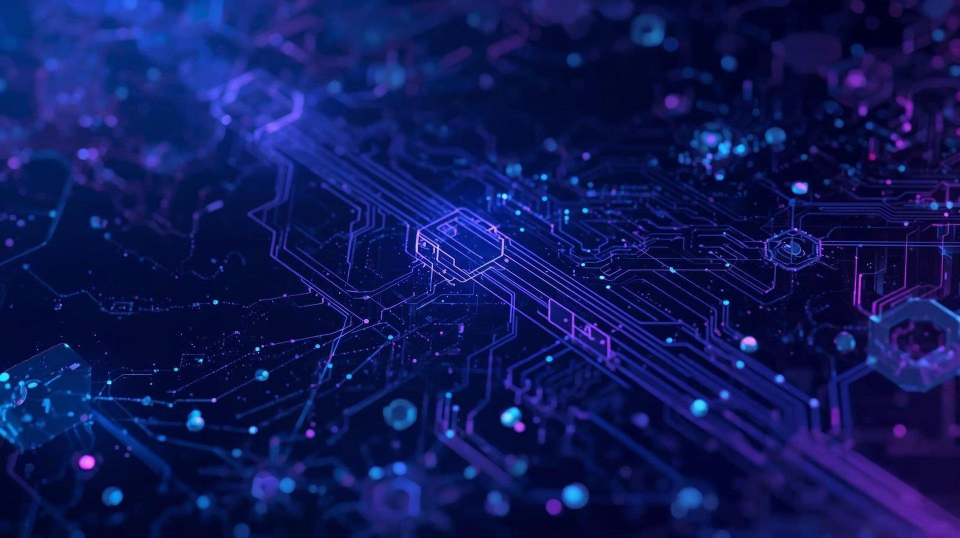
#> input picture frontend/assets/img/content-bg-circuit.jpg, 1920 x 1075 px (shown at 1/2 size); its folder holds only this picture in this run
$ python -i filters.py   (imports and definitions only)   (older library calls are emulated)
#> lines starting #> are read from the running program, lines starting #| are printed output that depends on the picture
#> further down, picture is the input picture: PIL image 1920x1075 RGB; mean R, G, B 14.8, 24.1, 89.8
### core/enhancer.py
# core/enhancer.py
#
# PHASE 2/3 -- Manual/professional adjustment engine.
#
# This is the real per-pixel processing behind the Image Editor's manual
# controls. Kept separate from ui/bridge.py (which should stay a thin
# JS<->Python relay) per the project's module responsibilities.
#
# IMPORTANT SCOPE NOTE: everything in here is classic, deterministic
# image processing (numpy/Pillow/OpenCV math) -- no trained models, no
# "AI" in the marketing sense. Features that genuinely need a trained
# model (face detection, deblur, super-resolution, scene classification)
# are NOT implemented here on purpose -- they belong to Phase 5/6 (Analyzer
# / Smart Pipeline) and Phase 9/10 (Real-ESRGAN / GFPGAN), once those
# dependencies are intentionally installed. Labeling a CSS/numpy trick as
# "AI Deblur" here would be misleading, so it's left out rather than faked.
#
# All adjustment values use consistent ranges so the frontend sliders map
# 1:1 onto this dict:
#
#   brightness   0-200   (100 = no change)   multiplicative
#   contrast     0-200   (100 = no change)   multiplicative
#   saturation   0-200   (100 = no change)   multiplicative
#   exposure     -100..100 (0 = no change)   stops-ish
#   highlights   -100..100 (0 = no change)
#   shadows      -100..100 (0 = no change)
#   whites       -100..100 (0 = no change)
#   blacks       -100..100 (0 = no change)
#   temperature  -100..100 (0 = no change)   negative=cooler, positive=warmer
#   tint         -100..100 (0 = no change)   negative=green, positive=magenta
#   vibrance     -100..100 (0 = no change)   selective saturation
#   sharpness    0-100     (0 = no change)
#   clarity      0-100     (0 = no change)   local/mid-tone contrast
#   noise_reduction 0-100  (0 = no change)
#   vignette     0-100     (0 = no change)   PHASE 3 -- radial edge darkening
#   smoke        0-100     (0 = no change)   PHASE 4 -- procedural
#                       atmospheric smoke/haze overlay (layered,
#                       Gaussian-blurred noise, screen-blended --
#                       classic generation, not a trained model). This
#                       is an intentional creative effect, distinct
#                       from Phase 9's "smoke/haze artifact control"
#                       (which suppresses unwanted AI-upscaling
#                       artifacts, not add one).
#
# PHASE 3 (manual controls extension) -- added below, all still classic
# deterministic processing (no trained models), consistent with the
# scope note above:
#
#   highlight_recovery 0-100 (0 = no change) targeted recovery of
#                       near-clipped highlight detail -- distinct from
#                       the "highlights" tone-curve push above, which
#                       nudges the whole upper tonal range. This one
#                       specifically compresses the top of the range
#                       with a soft knee so blown skies/windows regain
#                       texture instead of staying flat white.
#   shadow_recovery  0-100 (0 = no change) same idea for the bottom of
#                       the range -- opens up near-black shadow detail
#                       with a lift curve instead of a flat push.
#   skin_protect     0/1 (0 = off)         when on, vibrance/saturation/
#                       temperature-tint shifts are attenuated over
#                       detected skin-tone pixels so portraits don't
#                       drift orange/plastic-looking when those sliders
#                       are pushed hard for the rest of the scene.
#   sharpen_protect  0/1 (0 = off)         when on, sharpening/clarity
#                       are applied through an edge-aware + skin-aware
#                       mask so flat/noisy areas and skin don't pick up
#                       halos and pore/texture artifacts.
#   local_adjustments  list (default [])   PHASE 3 -- Selective/Local
#                       Adjustments. Each entry is a single radial
#                       ("Lightroom radial filter"-style) region:
#                         {
#                           "cx": 0-1, "cy": 0-1,     # center, fraction of image size
#                           "rx": 0-1, "ry": 0-1,     # radii, fraction of image size
#                           "feather": 0-100,          # edge softness
#                           "invert": bool,            # true = adjust OUTSIDE the ellipse
#                           "adjust": {"exposure": -100..100,
#                                      "saturation": 0..200,
#                                      "sharpness": 0..100}
#                         }
#                       Applied last, as a masked blend on top of the
#                       already fully-processed image -- i.e. a "brush"
#                       for pushing exposure/saturation/sharpness over
#                       just one region (a sky, a face, a product)
#                       without touching the rest of the photo.

import cv2
import numpy as np
from PIL import Image, ImageEnhance, ImageFilter

DEFAULT_ADJUSTMENTS = {
    "brightness": 100,
    "contrast": 100,
    "saturation": 100,
    "exposure": 0,
    "highlights": 0,
    "shadows": 0,
    "whites": 0,
    "blacks": 0,
    "temperature": 0,
    "tint": 0,
    "vibrance": 0,
    "sharpness": 0,
    "clarity": 0,
    "noise_reduction": 0,
    "vignette": 0,
    "smoke": 0,
    "highlight_recovery": 0,
    "shadow_recovery": 0,
    "skin_protect": 0,
    "sharpen_protect": 0,
    "local_adjustments": [],
}


def _get(adj, key):
    return adj.get(key, DEFAULT_ADJUSTMENTS[key])


# ===================== Phase 3 extension: helpers =====================

def _skin_tone_mask(arr):
    """
    Soft 0..1 mask of skin-like pixels, computed in YCbCr space (the
    standard space for this heuristic -- luminance-independent, so it
    works across skin tones and lighting). Rather than a hard in/out
    threshold (which bands visibly once blended back in), each pixel
    gets a continuous score based on how close its (Cb, Cr) pair is to
    the center of the typical skin-tone range, so the protection fades
    smoothly at the edges instead of cutting a hard-edged mask into the
    photo.
    """
    rgb = (np.clip(arr, 0.0, 1.0) * 255.0).astype(np.uint8)
    ycrcb = cv2.cvtColor(rgb, cv2.COLOR_RGB2YCrCb).astype(np.float32)
    cr = ycrcb[..., 1]
    cb = ycrcb[..., 2]

    # Typical skin-tone band in Cb/Cr (well-established heuristic range).
    cb_center, cr_center = 111.0, 154.0
    cb_spread, cr_spread = 18.0, 20.0

    d = ((cb - cb_center) / cb_spread) ** 2 + ((cr - cr_center) / cr_spread) ** 2
    mask = np.clip(1.0 - d / 2.0, 0.0, 1.0) ** 1.5
    return mask[..., None]


# [485 lines left out: functions _edge_energy_mask, _apply_highlight_shadow_recovery, _apply_temperature_tint, _apply_vibrance, _apply_tone_curve, _apply_exposure and 10 more, not called in this run]

### core/filters.py
# core/filters.py
#
# PHASE 4 -- Presets (Smart Filters).
#
# Classic deterministic image processing -- reuses core/enhancer.py's
# adjustment pipeline for all tone/color work (including the "smoke"
# atmospheric-haze slider -- see core/enhancer.py::_apply_smoke),
# plus two small effects enhancer.py doesn't have: monochrome
# conversion and film grain. No
# trained model here -- same module-split rule as core/enhancer.py,
# core/crop.py, core/object_remover.py (ai/ is reserved for
# trained-model features like ai/bg_remover.py).
#
# Two kinds of presets:
#   - BUILTIN_PRESETS: the 9 required presets from the spec (Cinematic,
#     Luxury, Moody, Vintage, Black & White, Portrait, Travel, Night,
#     Film). Fixed -- not editable/deletable -- but can be favorited.
#   - Custom presets: user-created (typically "save the Editor's
#     current sliders as a preset"), stored locally as JSON. No
#     database dependency on purpose -- matches the spec's "stored
#     locally as JSON" line for Phase 4 and keeps this module Qt-free
#     like every other core/ module, so it works standalone before
#     Phase 13's database/ lands. Supports save, rename, duplicate,
#     delete, export (single preset -> a shareable .json file),
#     import, and favorite.
#
# Every preset's adjustment values live inside the same "safe range"
# every manual slider in core/enhancer.py already enforces, so applying
# a preset can never destroy a photo the way an unclamped one-shot
# filter could -- see apply_preset()'s intensity blending below, which
# keeps that guarantee even at partial strength.

import json
import time
import uuid
from pathlib import Path

import cv2
import numpy as np
from PIL import Image

from core.enhancer import DEFAULT_ADJUSTMENTS, apply_adjustments

# Local JSON store for custom presets + favorites (favorites can be
# either a builtin or a custom preset id). Lives next to the other
# local-storage folders (input/output/cache/logs) at the project root
# -- no SQLite dependency, so Phase 4 works standalone before Phase 13.
_STORE_PATH = Path(__file__).resolve().parent.parent / "presets" / "custom_presets.json"

_EMPTY_STORE = {"presets": [], "favorites": []}


# ===================== BUILT-IN PRESETS (Phase 4 required 9) =====================
#
# Each "adjustments" dict only needs to list values that differ from
# core/enhancer.py's DEFAULT_ADJUSTMENTS -- apply_preset() below fills
# in the rest via _scaled_adjustments().
BUILTIN_PRESETS = [
    {
        "id": "cinematic",
        "name": "Cinematic",
        "description": "Controlled contrast, a cool-leaning grade, and a soft vignette.",
        "adjustments": {
            "contrast": 112, "highlights": -12, "shadows": 8,
            "temperature": -6, "tint": 4, "vibrance": 10,
            "clarity": 14, "vignette": 28,
        },
        "grain": 0,
        "monochrome": False,
    },
    {
        "id": "luxury",
        "name": "Luxury",
        "description": "Clean contrast, warm highlights, crisp detail.",
        "adjustments": {
            "contrast": 110, "highlights": 6, "temperature": 8,
            "vibrance": 8, "clarity": 18, "sharpness": 22,
        },
        "grain": 0,
        "monochrome": False,
    },
    {
        "id": "moody",
        "name": "Moody",
        "description": "Darker shadows, pulled-back saturation, a cool tone.",
        "adjustments": {
            "exposure": -6, "shadows": -14, "blacks": 10,
            "saturation": 82, "temperature": -10, "contrast": 108,
            "vignette": 22, "smoke": 16,
        },
        "grain": 0,
        "monochrome": False,
    },
    {
        "id": "vintage",
        "name": "Vintage",
        "description": "Faded colors, a warm tint, and a hint of film grain.",
        "adjustments": {
            "blacks": -14, "contrast": 92, "saturation": 86,
            "temperature": 14, "tint": 6, "vignette": 18,
        },
        "grain": 22,
        "monochrome": False,
    },
    {
        "id": "black_and_white",
        "name": "Black & White",
        "description": "Full monochrome conversion with punchy contrast and optional grain.",
        "adjustments": {
            "contrast": 116, "clarity": 16, "highlights": -6, "shadows": 6,
        },
        "grain": 10,
        "monochrome": True,
    },
    {
        "id": "portrait",
        "name": "Portrait",
        "description": "Skin-friendly correction -- gentle contrast, soft warmth, light sharpening.",
        "adjustments": {
            "contrast": 106, "highlights": -8, "shadows": 6,
            "temperature": 5, "vibrance": 6, "clarity": 8, "sharpness": 14,
        },
        "grain": 0,
        "monochrome": False,
    },
    {
        "id": "travel",
        "name": "Travel",
        "description": "Vibrant colors and extra clarity for landscapes and street shots.",
        "adjustments": {
            "contrast": 110, "saturation": 114, "vibrance": 20,
            "clarity": 22, "sharpness": 18,
        },
        "grain": 0,
        "monochrome": False,
    },
    {
        "id": "night",
        "name": "Night",
        "description": "Noise reduction, exposure lift, and shadow recovery for low light.",
        "adjustments": {
            "exposure": 14, "shadows": 22, "blacks": 8,
            "noise_reduction": 34, "temperature": -4, "clarity": 6,
            "smoke": 10,
        },
        "grain": 0,
        "monochrome": False,
    },
    {
        "id": "film",
        "name": "Film",
        "description": "Cinematic contrast with a classic film treatment and grain.",
        "adjustments": {
            "contrast": 114, "highlights": -10, "shadows": 10,
            "saturation": 92, "temperature": 6, "vignette": 16,
        },
        "grain": 18,
        "monochrome": False,
    },
]

_BUILTIN_BY_ID = {p["id"]: p for p in BUILTIN_PRESETS}


# ===================== EFFECTS NOT IN enhancer.py =====================

# [75 lines left out: functions to_monochrome, add_grain, _scaled_adjustments, apply_preset, not called in this run]


# ===================== PHASE 4: Auto Filter =====================
#
# Suggests the single builtin preset that best matches this specific
# photo, plus an intensity -- same "read the photo, don't guess" spirit
# as core/enhancer.py's auto_white_balance and ui/bridge.py's
# autoEnhanceAnalyze, just scoped to "which of the 9 looks fits" rather
# than per-slider values. Deterministic feature scoring, no trained
# model (consistent with every other core/ module).

def _photo_features(image: Image.Image) -> dict:
    """A small, cheap feature read of the photo used to score presets."""
    rgb = image.convert("RGB") if image.mode != "RGB" else image
    small = rgb.copy()
    small.thumbnail((400, 400), Image.LANCZOS)
    arr = np.asarray(small).astype(np.float32)

    lab = cv2.cvtColor(arr.astype(np.uint8), cv2.COLOR_RGB2LAB).astype(np.float32)
    L, A, B = lab[..., 0], lab[..., 1] - 128.0, lab[..., 2] - 128.0
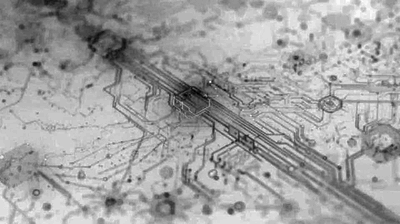
#> B: shape (224, 400) float32; min -83, max -14, mean -39.25; drawn with min black and max white

    mean_l = float(L.mean()) / 255.0          # 0 (dark) .. 1 (bright)
#> mean_l = 0.127
    contrast = float(L.std()) / 255.0          # 0 (flat) .. ~0.3+ (punchy)
#> contrast = 0.0987
    warmth = float(B.mean())                   # negative = cool/blue, positive = warm/yellow
#> warmth = -39.25

    maxc = arr.max(axis=2)
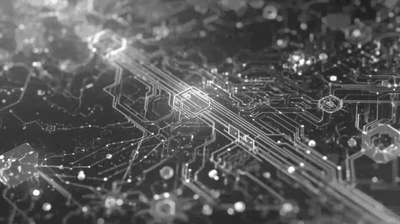
#> maxc: shape (224, 400) float32; min 28, max 255, mean 90
    minc = arr.min(axis=2)
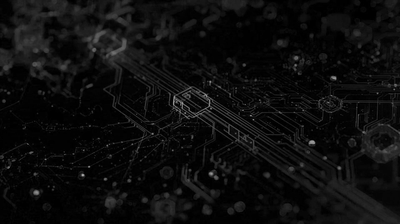
#> minc: shape (224, 400) float32; min 0, max 173, mean 13
    sat = float(((maxc - minc) / (maxc + 1e-6)).mean())  # 0 (gray) .. 1 (vivid)
#> sat = 0.882

    gray = cv2.cvtColor(arr.astype(np.uint8), cv2.COLOR_RGB2GRAY)
    edge_density = float(np.abs(cv2.Laplacian(gray, cv2.CV_32F, ksize=3)).mean()) / 40.0
#> edge_density = 0.902
    edge_density = min(edge_density, 1.0)

    skin_ratio = 0.0
    try:
        from core.enhancer import _skin_tone_mask
        skin_ratio = float((_skin_tone_mask(arr / 255.0)[..., 0] > 0.5).mean())
#> in _skin_tone_mask, `ycrcb = cv2.cvtColor(rgb, cv2.COLOR_RGB2YCrCb).astype(np.float32)`:
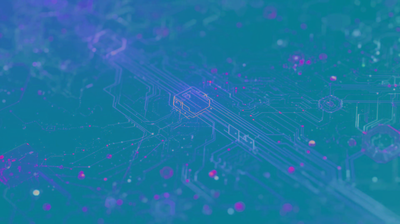
#> ycrcb: shape (224, 400, 3) float32; mean of channels 0, 1, 2 29, 118, 162.4; drawn as R, G, B
#> in _skin_tone_mask, `cr = ycrcb[..., 1]`:
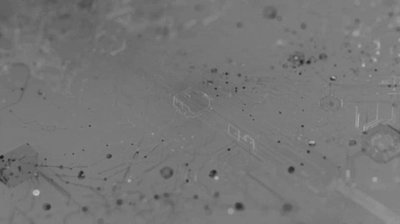
#> cr: shape (224, 400) float32; min 27, max 191, mean 118
#> in _skin_tone_mask, `cb = ycrcb[..., 2]`:
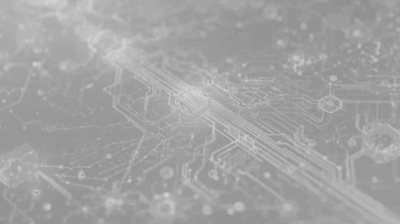
#> cb: shape (224, 400) float32; min 142, max 212, mean 162.4
#> in _skin_tone_mask, `d = ((cb - cb_center) / cb_spread) ** 2 + ((cr - cr_center) / cr_sprea..`:
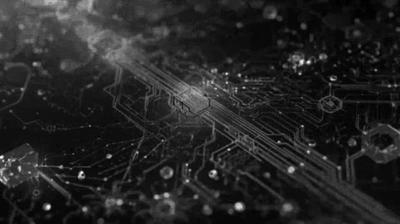
#> d: shape (224, 400) float32; min 4.92, max 53, mean 12; drawn with min black and max white
#> in _skin_tone_mask, `mask = np.clip(1.0 - d / 2.0, 0.0, 1.0) ** 1.5`: mask: shape (224, 400) float32; every value is 0
#> skin_ratio = 0
    except Exception:  # noqa: BLE001
        pass

    return {
        "mean_l": mean_l, "contrast": contrast, "warmth": warmth,
        "sat": sat, "edge_density": edge_density, "skin_ratio": skin_ratio,
    }


# [53 lines left out: functions _preset_affinity, auto_suggest_preset, not called in this run]


# ===================== PHASE 4: Filter Stacking =====================
#
# Combines 2+ presets (each at its own intensity) into a single
# effective adjustment set instead of literally re-running apply_preset
# once per layer (which would double-process JPEG-style artifacts and
# compound each preset's own clamping oddly). "Multiplicative" sliders
# (brightness/contrast/saturation, where 100 = no change) stack by
# multiplying their ratios; "additive" sliders (everything based at 0,
# e.g. exposure/temperature/vibrance) stack by summing the deltas --
# then the combined result is clamped back into each slider's normal
# safe range, so a stack can never leave "destroy the photo" territory
# any more than a single preset could.
_MULTIPLICATIVE_KEYS = {"brightness", "contrast", "saturation"}
_SLIDER_RANGES = {
    "brightness": (50, 150), "contrast": (50, 150), "saturation": (0, 200),
    "exposure": (-100, 100), "highlights": (-100, 100), "shadows": (-100, 100),
    "whites": (-100, 100), "blacks": (-100, 100),
    "highlight_recovery": (0, 100), "shadow_recovery": (0, 100),
    "temperature": (-100, 100), "tint": (-100, 100), "vibrance": (-100, 100),
    "sharpness": (0, 100), "clarity": (0, 100),
    "noise_reduction": (0, 100), "vignette": (0, 100),
}


# [233 lines left out: functions _merge_stack_adjustments, apply_preset_stack, _load_store, _save_store, get_preset, list_presets and 7 more, not called in this run]

>>> from PIL import Image
>>> picture = Image.open('../frontend/assets/img/content-bg-circuit.jpg')
>>> result = _photo_features(picture)
#> result = {'mean_l': 0.127, 'contrast': 0.0987, 'warmth': -39.25, 'sat': 0.882, 'edge_density': 0.902, 'skin_ratio': 0}
